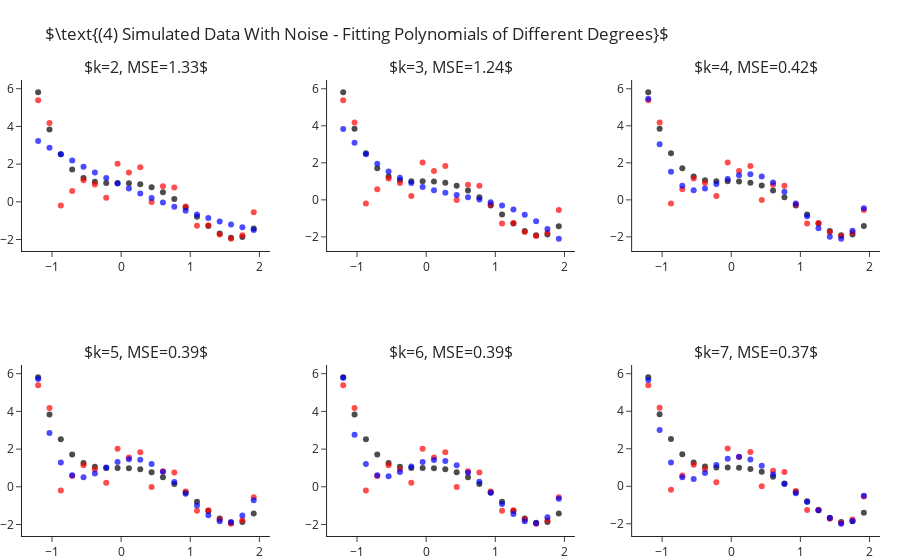

Notebook code cell kept with this figure:
### Markdown cell above
## Fitting Polynomial Of Different Degrees - With Sample Noise

Still fitting for different values of $k$, let us add some standard Gaussian noise (i.e. $\mathcal{N}\left(0,1\right)$).
This time we observe two things:
- Even for the correct $k=4$ model we are not able to achieve zero MSE.
- As we increase $4<k\rightarrow 7$ we manage to decrease the error more and more.

### Code cell
y = y_ + np.random.normal(size=len(y_))

ks = range(2, 8)
fig = make_subplots(2, 3, subplot_titles=list(ks))
for i, k in enumerate(ks):
    r,c = i//3+1, i%3+1 
    
    y_hat = make_pipeline(PolynomialFeatures(k), LinearRegression(fit_intercept=False)).fit(X, y).predict(X)
    fig.add_traces([go.Scatter(x=x, y=y_, mode="markers", name="Real Points",  marker=dict(color="black", opacity=.7), showlegend=False),
                    go.Scatter(x=x, y=y, mode="markers", name="Observed Points",  marker=dict(color="red", opacity=.7), showlegend=False), 
                    go.Scatter(x=x, y=y_hat, mode="markers", name="Predicted Points",  marker=dict(color="blue", opacity=.7), showlegend=False)], rows=r, cols=c)
    fig["layout"]["annotations"][i]["text"] = rf"$k={{0}}, MSE={{1}}$".format(k, round(np.mean((y-y_hat)**2), 2))

fig.update_layout(title=r"$\text{(4) Simulated Data With Noise - Fitting Polynomials of Different Degrees}$", margin=dict(t=80)).show()

### Figure 1 — Plotly figure (JSON) as saved in the notebook; plotly's stock layout.template omitted (floating-point values rounded to 4 significant figures)
{"data": [{"marker": {"color": "black", "opacity": 0.7}, "mode": "markers", "name": "Real Points", "showlegend": false, "x": [-1.2, -1.036, -0.8718, -0.7077, -0.5436, -0.3795, -0.2154, -0.05128, 0.1128, 0.2769, 0.441, 0.6051, 0.7692, 0.9333, 1.097, 1.262, 1.426, 1.59, 1.754, 1.918], "y": [5.81, 3.838, 2.523, 1.709, 1.261, 1.058, 0.9989, 0.999, 0.9909, 0.9251, 0.769, 0.5078, 0.1439, -0.3028, -0.7951, -1.278, -1.68, -1.912, -1.866, -1.418], "type": "scatter", "xaxis": "x", "yaxis": "y"}, {"marker": {"color": "red", "opacity": 0.7}, "mode": "markers", "name": "Observed Points", "showlegend": false, "x": [-1.2, -1.036, -0.8718, -0.7077, -0.5436, -0.3795, -0.2154, -0.05128, 0.1128, 0.2769, 0.441, 0.6051, 0.7692, 0.9333, 1.097, 1.262, 1.426, 1.59, 1.754, 1.918], "y": [5.381, 4.181, -0.1927, 0.5675, 1.15, 0.9121, 0.2107, 2.017, 1.561, 1.832, -0.005078, 0.8205, 0.7578, -0.2538, -1.27, -1.248, -1.733, -1.957, -1.779, -0.5476], "type": "scatter", "xaxis": "x", "yaxis": "y"}, {"marker": {"color": "blue", "opacity": 0.7}, "mode": "markers", "name": "Predicted Points", "showlegend": false, "x": [-1.2, -1.036, -0.8718, -0.7077, -0.5436, -0.3795, -0.2154, -0.05128, 0.1128, 0.2769, 0.441, 0.6051, 0.7692, 0.9333, 1.097, 1.262, 1.426, 1.59, 1.754, 1.918], "y": [3.222, 2.865, 2.52, 2.187, 1.867, 1.558, 1.262, 0.9773, 0.705, 0.4449, 0.1968, -0.03925, -0.2632, -0.475, -0.6748, -0.8624, -1.038, -1.201, -1.353, -1.492], "type": "scatter", "xaxis": "x", "yaxis": "y"}, {"marker": {"color": "black", "opacity": 0.7}, "mode": "markers", "name": "Real Points", "showlegend": false, "x": [-1.2, -1.036, -0.8718, -0.7077, -0.5436, -0.3795, -0.2154, -0.05128, 0.1128, 0.2769, 0.441, 0.6051, 0.7692, 0.9333, 1.097, 1.262, 1.426, 1.59, 1.754, 1.918], "y": [5.81, 3.838, 2.523, 1.709, 1.261, 1.058, 0.9989, 0.999, 0.9909, 0.9251, 0.769, 0.5078, 0.1439, -0.3028, -0.7951, -1.278, -1.68, -1.912, -1.866, -1.418], "type": "scatter", "xaxis": "x2", "yaxis": "y2"}, {"marker": {"color": "red", "opacity": 0.7}, "mode": "markers", "name": "Observed Points", "showlegend": false, "x": [-1.2, -1.036, -0.8718, -0.7077, -0.5436, -0.3795, -0.2154, -0.05128, 0.1128, 0.2769, 0.441, 0.6051, 0.7692, 0.9333, 1.097, 1.262, 1.426, 1.59, 1.754, 1.918], "y": [5.381, 4.181, -0.1927, 0.5675, 1.15, 0.9121, 0.2107, 2.017, 1.561, 1.832, -0.005078, 0.8205, 0.7578, -0.2538, -1.27, -1.248, -1.733, -1.957, -1.779, -0.5476], "type": "scatter", "xaxis": "x2", "yaxis": "y2"}, {"marker": {"color": "blue", "opacity": 0.7}, "mode": "markers", "name": "Predicted Points", "showlegend": false, "x": [-1.2, -1.036, -0.8718, -0.7077, -0.5436, -0.3795, -0.2154, -0.05128, 0.1128, 0.2769, 0.441, 0.6051, 0.7692, 0.9333, 1.097, 1.262, 1.426, 1.59, 1.754, 1.918], "y": [3.827, 3.088, 2.467, 1.952, 1.53, 1.189, 0.9164, 0.6995, 0.5259, 0.383, 0.2586, 0.1399, 0.01465, -0.1298, -0.3058, -0.5259, -0.8026, -1.148, -1.576, -2.097], "type": "scatter", "xaxis": "x2", "yaxis": "y2"}, {"marker": {"color": "black", "opacity": 0.7}, "mode": "markers", "name": "Real Points", "showlegend": false, "x": [-1.2, -1.036, -0.8718, -0.7077, -0.5436, -0.3795, -0.2154, -0.05128, 0.1128, 0.2769, 0.441, 0.6051, 0.7692, 0.9333, 1.097, 1.262, 1.426, 1.59, 1.754, 1.918], "y": [5.81, 3.838, 2.523, 1.709, 1.261, 1.058, 0.9989, 0.999, 0.9909, 0.9251, 0.769, 0.5078, 0.1439, -0.3028, -0.7951, -1.278, -1.68, -1.912, -1.866, -1.418], "type": "scatter", "xaxis": "x3", "yaxis": "y3"}, {"marker": {"color": "red", "opacity": 0.7}, "mode": "markers", "name": "Observed Points", "showlegend": false, "x": [-1.2, -1.036, -0.8718, -0.7077, -0.5436, -0.3795, -0.2154, -0.05128, 0.1128, 0.2769, 0.441, 0.6051, 0.7692, 0.9333, 1.097, 1.262, 1.426, 1.59, 1.754, 1.918], "y": [5.381, 4.181, -0.1927, 0.5675, 1.15, 0.9121, 0.2107, 2.017, 1.561, 1.832, -0.005078, 0.8205, 0.7578, -0.2538, -1.27, -1.248, -1.733, -1.957, -1.779, -0.5476], "type": "scatter", "xaxis": "x3", "yaxis": "y3"}, {"marker": {"color": "blue", "opacity": 0.7}, "mode": "markers", "name": "Predicted Points", "showlegend": false, "x": [-1.2, -1.036, -0.8718, -0.7077, -0.5436, -0.3795, -0.2154, -0.05128, 0.1128, 0.2769, 0.441, 0.6051, 0.7692, 0.9333, 1.097, 1.262, 1.426, 1.59, 1.754, 1.918], "y": [5.466, 3.001, 1.518, 0.7657, 0.5259, 0.6079, 0.8513, 1.125, 1.328, 1.388, 1.264, 0.942, 0.4402, -0.1949, -0.887, -1.53, -1.989, -2.098, -1.662, -0.4575], "type": "scatter", "xaxis": "x3", "yaxis": "y3"}, {"marker": {"color": "black", "opacity": 0.7}, "mode": "markers", "name": "Real Points", "showlegend": false, "x": [-1.2, -1.036, -0.8718, -0.7077, -0.5436, -0.3795, -0.2154, -0.05128, 0.1128, 0.2769, 0.441, 0.6051, 0.7692, 0.9333, 1.097, 1.262, 1.426, 1.59, 1.754, 1.918], "y": [5.81, 3.838, 2.523, 1.709, 1.261, 1.058, 0.9989, 0.999, 0.9909, 0.9251, 0.769, 0.5078, 0.1439, -0.3028, -0.7951, -1.278, -1.68, -1.912, -1.866, -1.418], "type": "scatter", "xaxis": "x4", "yaxis": "y4"}, {"marker": {"color": "red", "opacity": 0.7}, "mode": "markers", "name": "Observed Points", "showlegend": false, "x": [-1.2, -1.036, -0.8718, -0.7077, -0.5436, -0.3795, -0.2154, -0.05128, 0.1128, 0.2769, 0.441, 0.6051, 0.7692, 0.9333, 1.097, 1.262, 1.426, 1.59, 1.754, 1.918], "y": [5.381, 4.181, -0.1927, 0.5675, 1.15, 0.9121, 0.2107, 2.017, 1.561, 1.832, -0.005078, 0.8205, 0.7578, -0.2538, -1.27, -1.248, -1.733, -1.957, -1.779, -0.5476], "type": "scatter", "xaxis": "x4", "yaxis": "y4"}, {"marker": {"color": "blue", "opacity": 0.7}, "mode": "markers", "name": "Predicted Points", "showlegend": false, "x": [-1.2, -1.036, -0.8718, -0.7077, -0.5436, -0.3795, -0.2154, -0.05128, 0.1128, 0.2769, 0.441, 0.6051, 0.7692, 0.9333, 1.097, 1.262, 1.426, 1.59, 1.754, 1.918], "y": [5.716, 2.857, 1.286, 0.6085, 0.5018, 0.7071, 1.025, 1.31, 1.466, 1.439, 1.213, 0.8036, 0.2548, -0.3687, -0.9862, -1.506, -1.832, -1.866, -1.518, -0.7068], "type": "scatter", "xaxis": "x4", "yaxis": "y4"}, {"marker": {"color": "black", "opacity": 0.7}, "mode": "markers", "name": "Real Points", "showlegend": false, "x": [-1.2, -1.036, -0.8718, -0.7077, -0.5436, -0.3795, -0.2154, -0.05128, 0.1128, 0.2769, 0.441, 0.6051, 0.7692, 0.9333, 1.097, 1.262, 1.426, 1.59, 1.754, 1.918], "y": [5.81, 3.838, 2.523, 1.709, 1.261, 1.058, 0.9989, 0.999, 0.9909, 0.9251, 0.769, 0.5078, 0.1439, -0.3028, -0.7951, -1.278, -1.68, -1.912, -1.866, -1.418], "type": "scatter", "xaxis": "x5", "yaxis": "y5"}, {"marker": {"color": "red", "opacity": 0.7}, "mode": "markers", "name": "Observed Points", "showlegend": false, "x": [-1.2, -1.036, -0.8718, -0.7077, -0.5436, -0.3795, -0.2154, -0.05128, 0.1128, 0.2769, 0.441, 0.6051, 0.7692, 0.9333, 1.097, 1.262, 1.426, 1.59, 1.754, 1.918], "y": [5.381, 4.181, -0.1927, 0.5675, 1.15, 0.9121, 0.2107, 2.017, 1.561, 1.832, -0.005078, 0.8205, 0.7578, -0.2538, -1.27, -1.248, -1.733, -1.957, -1.779, -0.5476], "type": "scatter", "xaxis": "x5", "yaxis": "y5"}, {"marker": {"color": "blue", "opacity": 0.7}, "mode": "markers", "name": "Predicted Points", "showlegend": false, "x": [-1.2, -1.036, -0.8718, -0.7077, -0.5436, -0.3795, -0.2154, -0.05128, 0.1128, 0.2769, 0.441, 0.6051, 0.7692, 0.9333, 1.097, 1.262, 1.426, 1.59, 1.754, 1.918], "y": [5.791, 2.766, 1.213, 0.6088, 0.5599, 0.782, 1.078, 1.318, 1.428, 1.373, 1.146, 0.7653, 0.2624, -0.3162, -0.9113, -1.448, -1.831, -1.938, -1.609, -0.6317], "type": "scatter", "xaxis": "x5", "yaxis": "y5"}, {"marker": {"color": "black", "opacity": 0.7}, "mode": "markers", "name": "Real Points", "showlegend": false, "x": [-1.2, -1.036, -0.8718, -0.7077, -0.5436, -0.3795, -0.2154, -0.05128, 0.1128, 0.2769, 0.441, 0.6051, 0.7692, 0.9333, 1.097, 1.262, 1.426, 1.59, 1.754, 1.918], "y": [5.81, 3.838, 2.523, 1.709, 1.261, 1.058, 0.9989, 0.999, 0.9909, 0.9251, 0.769, 0.5078, 0.1439, -0.3028, -0.7951, -1.278, -1.68, -1.912, -1.866, -1.418], "type": "scatter", "xaxis": "x6", "yaxis": "y6"}, {"marker": {"color": "red", "opacity": 0.7}, "mode": "markers", "name": "Observed Points", "showlegend": false, "x": [-1.2, -1.036, -0.8718, -0.7077, -0.5436, -0.3795, -0.2154, -0.05128, 0.1128, 0.2769, 0.441, 0.6051, 0.7692, 0.9333, 1.097, 1.262, 1.426, 1.59, 1.754, 1.918], "y": [5.381, 4.181, -0.1927, 0.5675, 1.15, 0.9121, 0.2107, 2.017, 1.561, 1.832, -0.005078, 0.8205, 0.7578, -0.2538, -1.27, -1.248, -1.733, -1.957, -1.779, -0.5476], "type": "scatter", "xaxis": "x6", "yaxis": "y6"}, {"marker": {"color": "blue", "opacity": 0.7}, "mode": "markers", "name": "Predicted Points", "showlegend": false, "x": [-1.2, -1.036, -0.8718, -0.7077, -0.5436, -0.3795, -0.2154, -0.05128, 0.1128, 0.2769, 0.441, 0.6051, 0.7692, 0.9333, 1.097, 1.262, 1.426, 1.59, 1.754, 1.918], "y": [5.668, 3.005, 1.272, 0.4754, 0.3905, 0.7084, 1.139, 1.466, 1.572, 1.431, 1.088, 0.6216, 0.1147, -0.3773, -0.8378, -1.279, -1.698, -1.997, -1.848, -0.5089], "type": "scatter", "xaxis": "x6", "yaxis": "y6"}], "layout": {"xaxis": {"anchor": "y", "domain": [0.0, 0.2889]}, "yaxis": {"anchor": "x", "domain": [0.625, 1.0]}, "xaxis2": {"anchor": "y2", "domain": [0.3556, 0.6444]}, "yaxis2": {"anchor": "x2", "domain": [0.625, 1.0]}, "xaxis3": {"anchor": "y3", "domain": [0.7111, 1.0]}, "yaxis3": {"anchor": "x3", "domain": [0.625, 1.0]}, "xaxis4": {"anchor": "y4", "domain": [0.0, 0.2889]}, "yaxis4": {"anchor": "x4", "domain": [0.0, 0.375]}, "xaxis5": {"anchor": "y5", "domain": [0.3556, 0.6444]}, "yaxis5": {"anchor": "x5", "domain": [0.0, 0.375]}, "xaxis6": {"anchor": "y6", "domain": [0.7111, 1.0]}, "yaxis6": {"anchor": "x6", "domain": [0.0, 0.375]}, "annotations": [{"font": {"size": 16}, "showarrow": false, "text": "$k=2, MSE=1.33$", "x": 0.1444, "xanchor": "center", "xref": "paper", "y": 1.0, "yanchor": "bottom", "yref": "paper"}, {"font": {"size": 16}, "showarrow": false, "text": "$k=3, MSE=1.24$", "x": 0.5, "xanchor": "center", "xref": "paper", "y": 1.0, "yanchor": "bottom", "yref": "paper"}, {"font": {"size": 16}, "showarrow": false, "text": "$k=4, MSE=0.42$", "x": 0.8556, "xanchor": "center", "xref": "paper", "y": 1.0, "yanchor": "bottom", "yref": "paper"}, {"font": {"size": 16}, "showarrow": false, "text": "$k=5, MSE=0.39$", "x": 0.1444, "xanchor": "center", "xref": "paper", "y": 0.375, "yanchor": "bottom", "yref": "paper"}, {"font": {"size": 16}, "showarrow": false, "text": "$k=6, MSE=0.39$", "x": 0.5, "xanchor": "center", "xref": "paper", "y": 0.375, "yanchor": "bottom", "yref": "paper"}, {"font": {"size": 16}, "showarrow": false, "text": "$k=7, MSE=0.37$", "x": 0.8556, "xanchor": "center", "xref": "paper", "y": 0.375, "yanchor": "bottom", "yref": "paper"}], "margin": {"t": 80}, "title": {"text": "$\\text{(4) Simulated Data With Noise - Fitting Polynomials of Different Degrees}$"}}}
